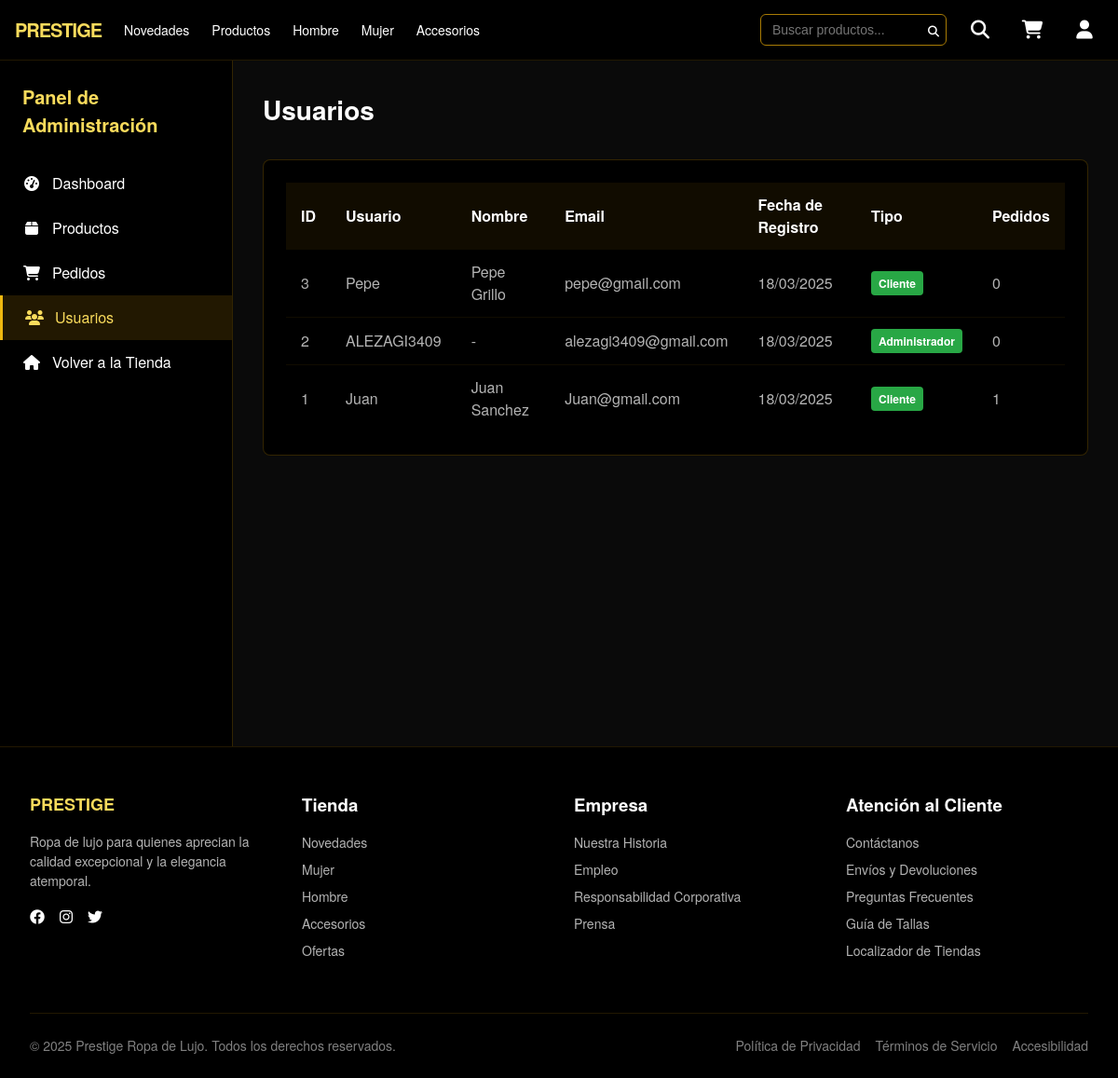
The app's page /store/admin/users/ (signed in), older data.
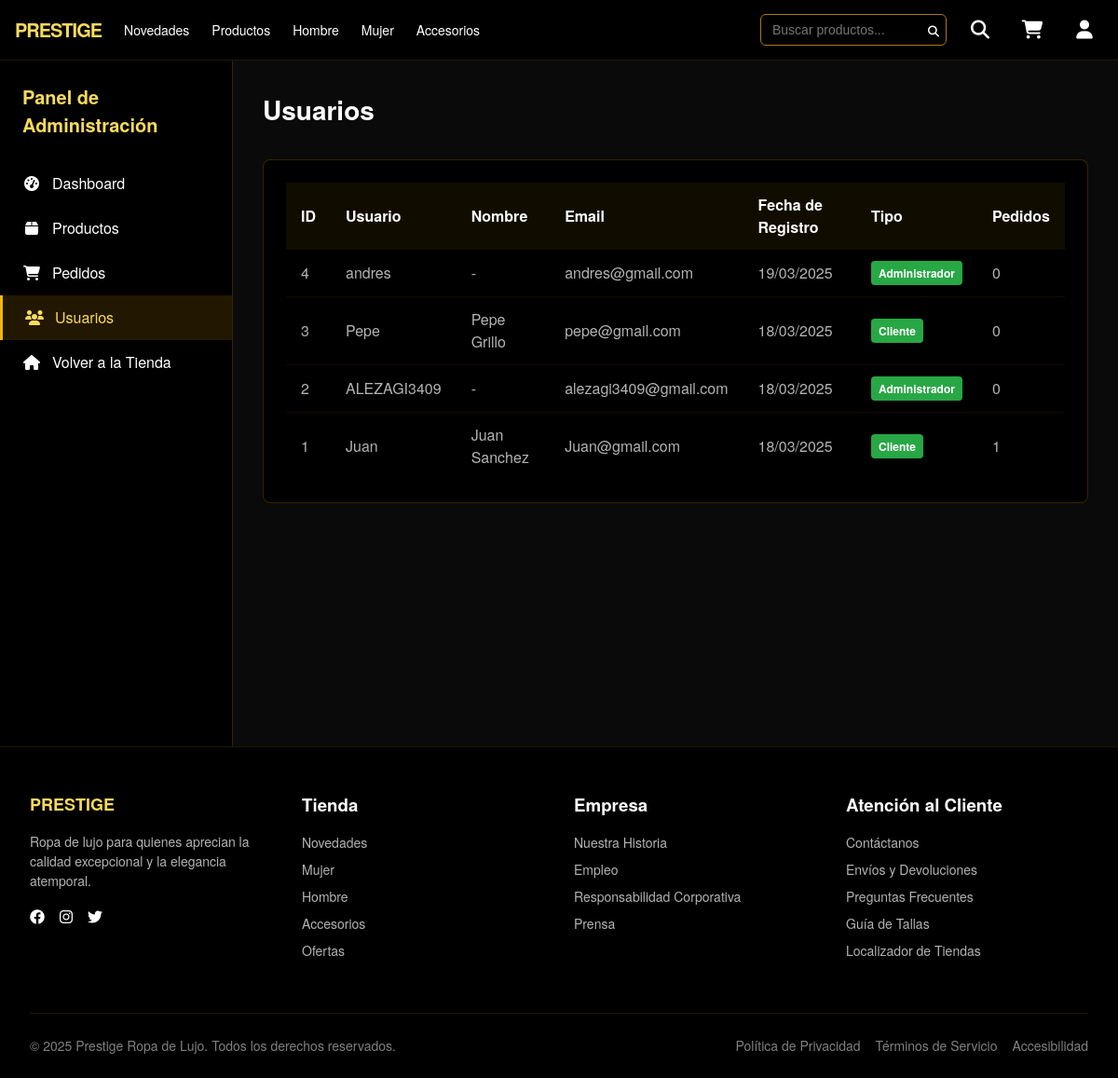
The same page, newer data.
### store/models.py (models this page shows, shortened)
class User(AbstractUser):
    email = models.EmailField(unique=True)
    payment_method = models.CharField(max_length=100, blank=True, null=True)

### store/views.py (the view)
# urls.py: path('admin/users/', views.AdminUserListView.as_view(), name='admin_users'),
class AdminUserListView(LoginRequiredMixin, StaffRequiredMixin, ListView):
    model = User
    template_name = 'admin/users.html'
    context_object_name = 'users'
    paginate_by = 20
    ordering = ['-date_joined']

### store/views.py (called while the page is built)
    def test_func(self):
        return self.request.user.is_staff

### store/templates/admin/users.html (shortened to what this page needs)
{% extends 'admin/base_admin.html' %}
{% load static %}
{% block admin_content %}
<div class="admin-header">
    <h1 class="admin-page-title">Usuarios</h1>
</div>
<div class="admin-card">
    <div class="admin-card-body">
        <div class="admin-table-responsive">
            <table class="admin-table">
                <thead>
                    <tr>
                        <th>ID</th>
                        <th>Usuario</th>
                        <th>Nombre</th>
                        <th>Email</th>
                        <th>Fecha de Registro</th>
                        <th>Tipo</th>
                        <th>Pedidos</th>
                    </tr>
                </thead>
                <tbody>
                    {% for user in users %}
                    <tr>
                        <td>{{ user.id }}</td>
                        <td>{{ user.username }}</td>
                        <td>{{ user.get_full_name|default:'-' }}</td>
                        <td>{{ user.email }}</td>
                        <td>{{ user.date_joined|date:"d/m/Y" }}</td>
                        <td>
                            {% if user.is_superuser %}
                            <span class="user-badge admin-badge">Administrador</span>
                            {% elif user.is_staff %}
                            <span class="user-badge staff-badge">Staff</span>
                            {% else %}
                            <span class="user-badge user-badge">Cliente</span>
                            {% endif %}
                        </td>
                        <td>{{ user.orders.count }}</td>
                    </tr>
                    {% empty %}
                    <tr>
                        <td colspan="7" class="empty-table">No hay usuarios disponibles</td>
                    </tr>
                    {% endfor %}
                </tbody>
            </table>
        </div>
    </div>
</div>
{% endblock %}

Row changes from the older to the newer data that the page shows:
added User: id "4", username "andres", get_full_name "-", email "andres@gmail.com", date_joined "19/03/2025", is_superuser "Administrador", orders.count "0"
